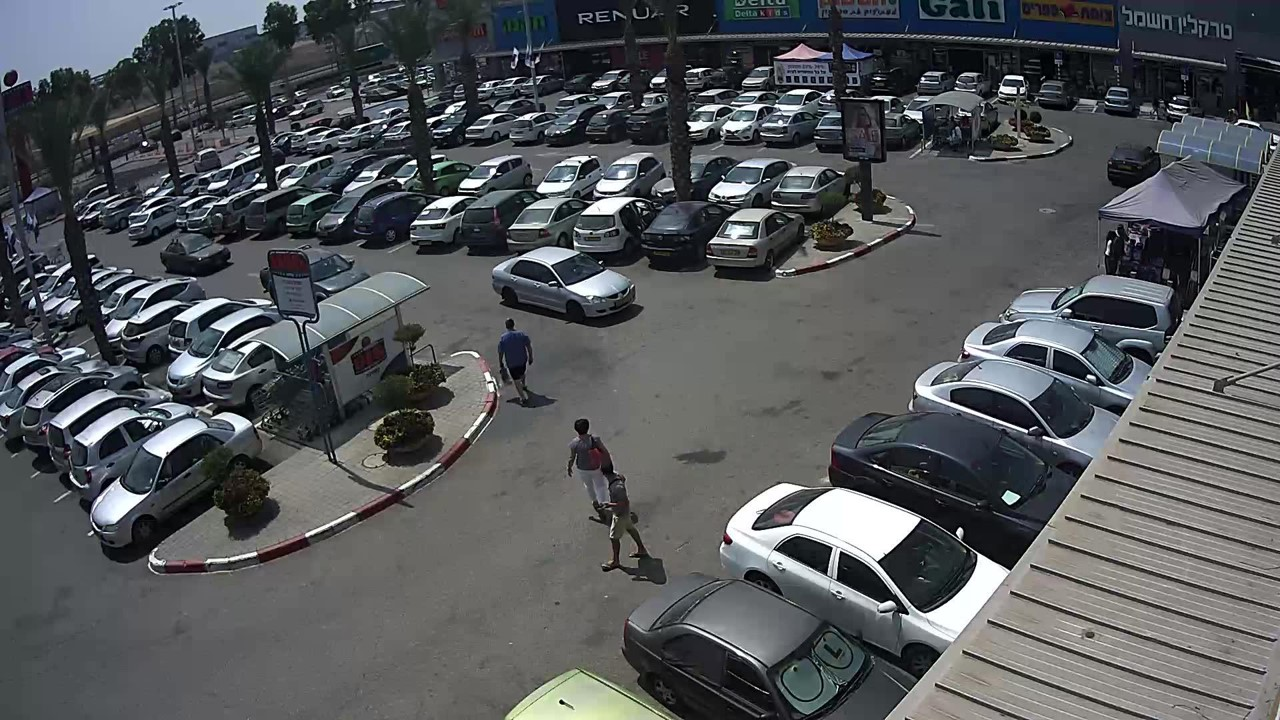
%> input picture images/1.jpg, 1280 x 720 px
$ octave --eval "result = normalizedHistogram(imread('images/1.jpg'));"   (GNU Octave 9; MATLAB toolbox functions it lacks are replaced by stand-ins)
%> lines starting %> are read from the running program, lines starting %| are printed output that depends on the picture
function [ normHisto ] = normalizedHistogram( img1 )
%normalizedHistogram removes the zero pixels and normalize the histogram
%by dividing by the number of non zero pixels
    if(size(size(img1),2) == 3)
        img1=rgb2gray(img1);
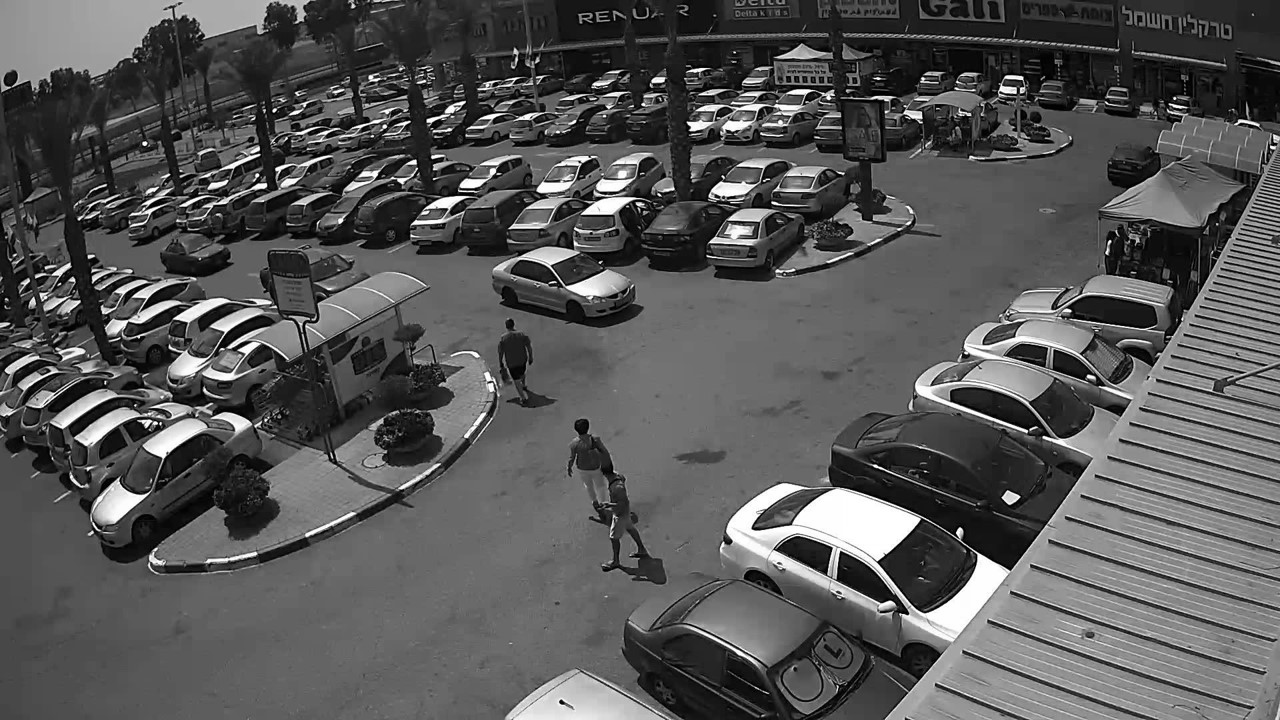
%> img1: size 720x1280 uint8; min 0, max 255, mean 87.3
    end
    n = nnz(img1);
%> n = 920935
    histo =imhist(img1);
%> histo = 256 values, max 14954 at index 107, min 366 at index 238, mean 3600
    normHisto=histo/n;
%> normHisto = 256 values, max 0.0162 at index 107, min 0.000397 at index 238, mean 0.00391

    %remove 0 pixels
    normHisto=normHisto(2:end);
%> normHisto = 255 values, max 0.0162 at index 106, min 0.000397 at index 237, mean 0.00392
%> `result = normalizedHistogram(imread('images/1.jpg'));`: result has the same summary as normHisto in normalizedHistogram

end
